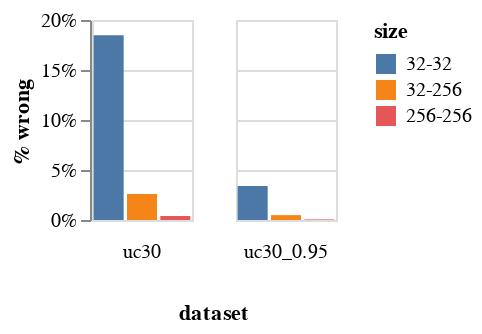

Write notebook code for a chart like this one.
### Markdown cell above
Overall Uniclust30 Error Rate

### Code cell
c = alt.Chart(agg_data).mark_bar().encode(
    x = alt.X("size", axis = None, sort = ["32-32", "32-256", "256-256"]),
    y = alt.Y("% wrong", axis = alt.Axis(format = "%")),
    column = alt.Column("dataset", header = alt.Header(orient = "bottom")),
    color = alt.Color("size", sort = ["32-32", "32-256", "256-256"])
).properties(
    width = 50,
    height = 100
)
save(c, "uniclust30_overall_accuracy.pdf")
c

### Figure 1 — Vega-Lite specification as saved in the notebook (floating-point values rounded to 4 significant figures)
{"config": {"view": {"continuousWidth": 400, "continuousHeight": 300}}, "data": {"name": "data-abf01a27ac1e87d751e4320fdd7300e3"}, "mark": "bar", "encoding": {"color": {"type": "nominal", "field": "size", "sort": ["32-32", "32-256", "256-256"]}, "column": {"type": "nominal", "field": "dataset", "header": {"orient": "bottom"}}, "x": {"type": "nominal", "axis": null, "field": "size", "sort": ["32-32", "32-256", "256-256"]}, "y": {"type": "quantitative", "axis": {"format": "%"}, "field": "% wrong"}}, "height": 100, "width": 50, "$schema": "https://vega.github.io/schema/vega-lite/v4.8.1.json", "datasets": {"data-abf01a27ac1e87d751e4320fdd7300e3": [{"dataset": "uc30", "size": "256-256", "count": 7000, "wrong": 28, "% wrong": 0.004}, {"dataset": "uc30", "size": "32-256", "count": 7000, "wrong": 182, "% wrong": 0.026}, {"dataset": "uc30", "size": "32-32", "count": 7000, "wrong": 1294, "% wrong": 0.1849}, {"dataset": "uc30_0.95", "size": "256-256", "count": 7000, "wrong": 4, "% wrong": 0.0005714}, {"dataset": "uc30_0.95", "size": "32-256", "count": 7000, "wrong": 34, "% wrong": 0.004857}, {"dataset": "uc30_0.95", "size": "32-32", "count": 7000, "wrong": 238, "% wrong": 0.034}]}}
